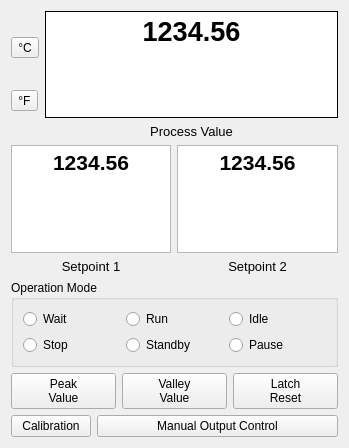
<?xml version="1.0" encoding="UTF-8"?>
<ui version="4.0">
 <class>Op_Mode_Pane</class>
 <widget class="QWidget" name="Op_Mode_Pane">
  <property name="geometry">
   <rect>
    <x>0</x>
    <y>0</y>
    <width>349</width>
    <height>448</height>
   </rect>
  </property>
  <property name="windowTitle">
   <string>Op Mode Pane</string>
  </property>
  <layout class="QVBoxLayout" name="verticalLayout_5">
   <item>
    <layout class="QHBoxLayout" name="horizontalLayout_2" stretch="1,6">
     <item>
      <layout class="QVBoxLayout" name="verticalLayout_4">
       <item>
        <widget class="QToolButton" name="tbtn_celsius">
         <property name="text">
          <string>°C</string>
         </property>
        </widget>
       </item>
       <item>
        <widget class="QToolButton" name="tbtn_fahrenheit">
         <property name="text">
          <string>°F</string>
         </property>
        </widget>
       </item>
      </layout>
     </item>
     <item>
      <layout class="QVBoxLayout" name="verticalLayout">
       <item>
        <widget class="QTextEdit" name="txt_process_value">
         <property name="frameShape">
          <enum>QFrame::Box</enum>
         </property>
         <property name="frameShadow">
          <enum>QFrame::Plain</enum>
         </property>
         <property name="verticalScrollBarPolicy">
          <enum>Qt::ScrollBarAlwaysOff</enum>
         </property>
         <property name="horizontalScrollBarPolicy">
          <enum>Qt::ScrollBarAlwaysOff</enum>
         </property>
         <property name="html">
          <string>&lt;!DOCTYPE HTML PUBLIC &quot;-//W3C//DTD HTML 4.0//EN&quot; &quot;http://www.w3.org/TR/REC-html40/strict.dtd&quot;&gt;
&lt;html&gt;&lt;head&gt;&lt;meta name=&quot;qrichtext&quot; content=&quot;1&quot; /&gt;&lt;style type=&quot;text/css&quot;&gt;
p, li { white-space: pre-wrap; }
&lt;/style&gt;&lt;/head&gt;&lt;body style=&quot; font-family:'MS Shell Dlg 2'; font-size:7.8pt; font-weight:400; font-style:normal;&quot;&gt;
&lt;p align=&quot;center&quot; style=&quot; margin-top:0px; margin-bottom:0px; margin-left:0px; margin-right:0px; -qt-block-indent:0; text-indent:0px;&quot;&gt;&lt;span style=&quot; font-size:20pt; font-weight:600;&quot;&gt;1234.56&lt;/span&gt;&lt;/p&gt;&lt;/body&gt;&lt;/html&gt;</string>
         </property>
         <property name="textInteractionFlags">
          <set>Qt::NoTextInteraction</set>
         </property>
        </widget>
       </item>
       <item>
        <widget class="QLabel" name="label">
         <property name="font">
          <font>
           <pointsize>10</pointsize>
          </font>
         </property>
         <property name="text">
          <string>Process Value</string>
         </property>
         <property name="alignment">
          <set>Qt::AlignCenter</set>
         </property>
        </widget>
       </item>
      </layout>
     </item>
    </layout>
   </item>
   <item>
    <layout class="QHBoxLayout" name="horizontalLayout_3">
     <item>
      <layout class="QVBoxLayout" name="verticalLayout_3">
       <item>
        <widget class="QTextEdit" name="text_stpt1">
         <property name="verticalScrollBarPolicy">
          <enum>Qt::ScrollBarAlwaysOff</enum>
         </property>
         <property name="horizontalScrollBarPolicy">
          <enum>Qt::ScrollBarAlwaysOff</enum>
         </property>
         <property name="html">
          <string>&lt;!DOCTYPE HTML PUBLIC &quot;-//W3C//DTD HTML 4.0//EN&quot; &quot;http://www.w3.org/TR/REC-html40/strict.dtd&quot;&gt;
&lt;html&gt;&lt;head&gt;&lt;meta name=&quot;qrichtext&quot; content=&quot;1&quot; /&gt;&lt;style type=&quot;text/css&quot;&gt;
p, li { white-space: pre-wrap; }
&lt;/style&gt;&lt;/head&gt;&lt;body style=&quot; font-family:'MS Shell Dlg 2'; font-size:7.8pt; font-weight:400; font-style:normal;&quot;&gt;
&lt;p align=&quot;center&quot; style=&quot; margin-top:0px; margin-bottom:0px; margin-left:0px; margin-right:0px; -qt-block-indent:0; text-indent:0px;&quot;&gt;&lt;span style=&quot; font-size:16pt; font-weight:600;&quot;&gt;1234.56&lt;/span&gt;&lt;/p&gt;&lt;/body&gt;&lt;/html&gt;</string>
         </property>
         <property name="textInteractionFlags">
          <set>Qt::NoTextInteraction</set>
         </property>
        </widget>
       </item>
       <item>
        <widget class="QLabel" name="label_2">
         <property name="font">
          <font>
           <pointsize>10</pointsize>
          </font>
         </property>
         <property name="text">
          <string>Setpoint 1</string>
         </property>
         <property name="alignment">
          <set>Qt::AlignCenter</set>
         </property>
        </widget>
       </item>
      </layout>
     </item>
     <item>
      <layout class="QVBoxLayout" name="verticalLayout_2">
       <item>
        <widget class="QTextEdit" name="txt_stpt2">
         <property name="verticalScrollBarPolicy">
          <enum>Qt::ScrollBarAlwaysOff</enum>
         </property>
         <property name="horizontalScrollBarPolicy">
          <enum>Qt::ScrollBarAlwaysOff</enum>
         </property>
         <property name="html">
          <string>&lt;!DOCTYPE HTML PUBLIC &quot;-//W3C//DTD HTML 4.0//EN&quot; &quot;http://www.w3.org/TR/REC-html40/strict.dtd&quot;&gt;
&lt;html&gt;&lt;head&gt;&lt;meta name=&quot;qrichtext&quot; content=&quot;1&quot; /&gt;&lt;style type=&quot;text/css&quot;&gt;
p, li { white-space: pre-wrap; }
&lt;/style&gt;&lt;/head&gt;&lt;body style=&quot; font-family:'MS Shell Dlg 2'; font-size:7.8pt; font-weight:400; font-style:normal;&quot;&gt;
&lt;p align=&quot;center&quot; style=&quot; margin-top:0px; margin-bottom:0px; margin-left:0px; margin-right:0px; -qt-block-indent:0; text-indent:0px;&quot;&gt;&lt;span style=&quot; font-size:16pt; font-weight:600;&quot;&gt;1234.56&lt;/span&gt;&lt;/p&gt;&lt;/body&gt;&lt;/html&gt;</string>
         </property>
         <property name="textInteractionFlags">
          <set>Qt::NoTextInteraction</set>
         </property>
        </widget>
       </item>
       <item>
        <widget class="QLabel" name="label_3">
         <property name="font">
          <font>
           <pointsize>10</pointsize>
          </font>
         </property>
         <property name="text">
          <string>Setpoint 2</string>
         </property>
         <property name="alignment">
          <set>Qt::AlignCenter</set>
         </property>
        </widget>
       </item>
      </layout>
     </item>
    </layout>
   </item>
   <item>
    <widget class="QGroupBox" name="groupBox">
     <property name="title">
      <string>Operation Mode</string>
     </property>
     <layout class="QGridLayout" name="gridLayout">
      <item row="0" column="0">
       <widget class="QRadioButton" name="radio_op_wait">
        <property name="text">
         <string>Wait</string>
        </property>
       </widget>
      </item>
      <item row="0" column="2">
       <widget class="QRadioButton" name="radio_op_idle">
        <property name="text">
         <string>Idle</string>
        </property>
       </widget>
      </item>
      <item row="0" column="1">
       <widget class="QRadioButton" name="radio_op_run">
        <property name="text">
         <string>Run</string>
        </property>
       </widget>
      </item>
      <item row="1" column="1">
       <widget class="QRadioButton" name="radio_op_standby">
        <property name="text">
         <string>Standby</string>
        </property>
       </widget>
      </item>
      <item row="1" column="0">
       <widget class="QRadioButton" name="radio_op_stop">
        <property name="text">
         <string>Stop</string>
        </property>
       </widget>
      </item>
      <item row="1" column="2">
       <widget class="QRadioButton" name="radio_op_pause">
        <property name="text">
         <string>Pause</string>
        </property>
       </widget>
      </item>
     </layout>
    </widget>
   </item>
   <item>
    <layout class="QHBoxLayout" name="horizontalLayout_4">
     <item>
      <widget class="QPushButton" name="pushButton_3">
       <property name="text">
        <string>Peak
Value</string>
       </property>
      </widget>
     </item>
     <item>
      <widget class="QPushButton" name="pushButton_4">
       <property name="text">
        <string>Valley
Value</string>
       </property>
      </widget>
     </item>
     <item>
      <widget class="QPushButton" name="pushButton_5">
       <property name="text">
        <string>Latch
Reset</string>
       </property>
      </widget>
     </item>
    </layout>
   </item>
   <item>
    <layout class="QHBoxLayout" name="horizontalLayout_5" stretch="1,3">
     <item>
      <widget class="QPushButton" name="pushButton_6">
       <property name="text">
        <string>Calibration</string>
       </property>
      </widget>
     </item>
     <item>
      <widget class="QPushButton" name="pushButton_7">
       <property name="text">
        <string>Manual Output Control</string>
       </property>
      </widget>
     </item>
    </layout>
   </item>
  </layout>
 </widget>
 <resources/>
 <connections/>
</ui>
